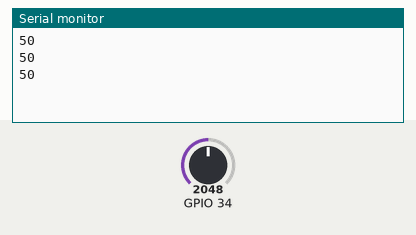
The sketch below on a simulated ESP32. Parts: the last lines printed to the serial monitor. The inputs (shaded band) are chosen by the test bench; at power-on: GPIO 34 = 2048.

Above: at 1.3 s.
1.4 s: GPIO 34 set to 2866
At 1.9 s:
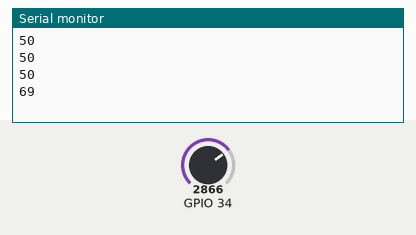
2.9 s: GPIO 34 set to 3603
At 3.4 s:
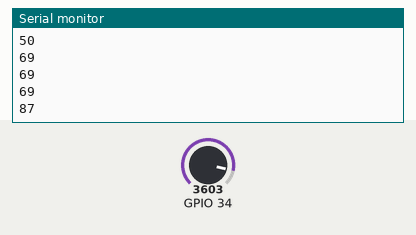
Timing chart, 0 to 5.9 s (numbered marks = the images above; inputs shaded):
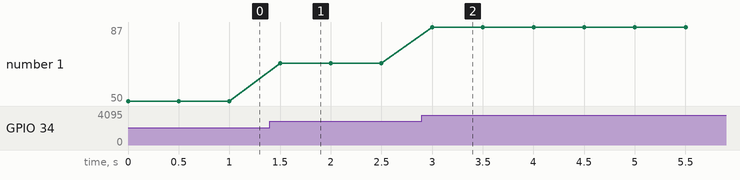

The sketch:

sketch_february19a.ino
```cpp
int valorPOT;
int porcent;

void setup() {
// put your setup code here, to run once:
    Serial.begin(9600);
}

void loop() {
// put your main code here, to run repeatedly:
    valorPOT = analogRead(34);
    porcent = map(valorPOT, 0, 4095, 0, 100);
    Serial.println(porcent);
    delay(500);
}
```

Measured:
- after the input at 1.4 s, the serial monitor: prints a new line after 0.10 s (image 1)
- after the input at 2.9 s, the serial monitor: prints a new line after 0.10 s (image 2)
- plotted number 1: 50 → 69 after the input at 1.4 s, 69 → 87 after the input at 2.9 s
